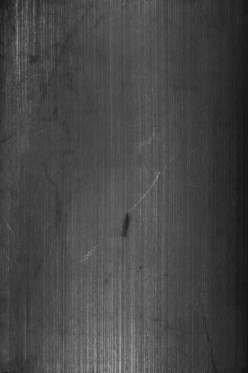
#> input picture data/sample/MT_Blowhole/exp1_num_108719.jpg, 248 x 373 px
$ python -i defect_localization.py   (imports and definitions only)
#> lines starting #> are read from the running program, lines starting #| are printed output that depends on the picture; after the words box and inside, x2 and y2 are one past the last pixel; in counts of white or black regions, pixels touching at a corner belong together
#> further down, picture is the input picture: shape (373, 248); min 17, max 172, mean 70.1
import cv2
import numpy as np

MIN_DEFECT_AREA = 25


def localize_defects(img_gray, min_area=MIN_DEFECT_AREA):
#> called with min_area = 25
    _, binary = cv2.threshold(img_gray, 0, 255, cv2.THRESH_BINARY_INV + cv2.THRESH_OTSU)
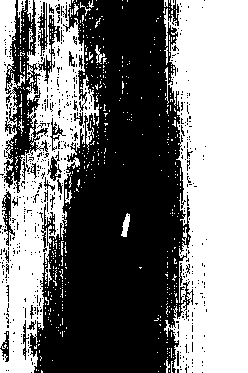
#> binary: shape (373, 248); 47.8% white; 580 white regions (559 under 20 px), largest, box (x1, y1, x2, y2) and area: (164, 0, 248, 373) 25455, (0, 0, 99, 373) 16438, (121, 213, 130, 237) 121

    kernel = cv2.getStructuringElement(cv2.MORPH_ELLIPSE, (3, 3))
    cleaned = cv2.morphologyEx(binary, cv2.MORPH_OPEN, kernel, iterations=1)
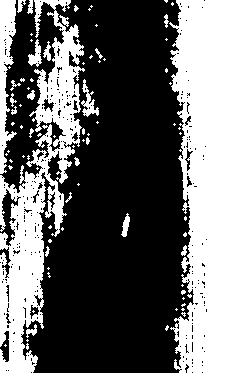
#> cleaned: shape (373, 248); 42.5% white; 83 white regions (59 under 20 px), largest, box (x1, y1, x2, y2) and area: (169, 0, 248, 373) 24464, (0, 0, 85, 373) 11552, (0, 0, 17, 174) 1568
    cleaned = cv2.morphologyEx(cleaned, cv2.MORPH_CLOSE, kernel, iterations=2)
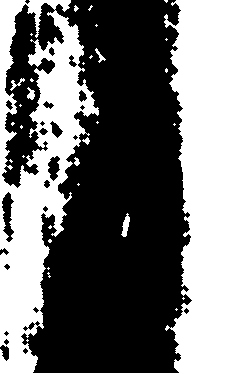
#> cleaned: shape (373, 248); 45.8% white; 33 white regions (24 under 20 px)

    contours, _ = cv2.findContours(cleaned, cv2.RETR_EXTERNAL, cv2.CHAIN_APPROX_SIMPLE)
#> contours = 24 contours, 18 with area under 20; largest, box (x1, y1, x2, y2) and area: (164, 0, 248, 373) 24960, (0, 0, 99, 373) 22042, (121, 213, 130, 237) 90, (95, 48, 106, 63) 34, (74, 157, 80, 166) 24, (82, 137, 90, 145) 22
    boxes = []
    for c in contours:
        area = cv2.contourArea(c)
        if area >= min_area:
            boxes.append(cv2.boundingRect(c))
#> this loop made 24 passes
#> area on passes 8, 10, 11, 17, 22, 24: 90, 24, 22.5, 34.5, 24959.5, 22041.5
#> after the loop, boxes = [(121, 213, 9, 24), (95, 48, 11, 15), (164, 0, 84, 373), (0, 0, 99, 373)]

    return cleaned, boxes


def draw_boxes(img_gray, boxes, color=255):
    vis = cv2.cvtColor(img_gray, cv2.COLOR_GRAY2BGR)
    for (x, y, w, h) in boxes:
        cv2.rectangle(vis, (x, y), (x + w, y + h), (0, 0, 255), 2)
    return vis


def boxes_to_mask(boxes, shape):
    mask = np.zeros(shape, dtype=np.uint8)
    for (x, y, w, h) in boxes:
        mask[y:y + h, x:x + w] = 255
    return mask


def iou(mask_a, mask_b):
    a = mask_a > 0
    b = mask_b > 0
    intersection = np.logical_and(a, b).sum()
    union = np.logical_or(a, b).sum()
    if union == 0:
        return 1.0 if intersection == 0 else 0.0
    return intersection / union

>>> import cv2
>>> picture = cv2.imread('../data/sample/MT_Blowhole/exp1_num_108719.jpg', cv2.IMREAD_GRAYSCALE)
>>> result = localize_defects(picture)

$ run again, on data/sample/MT_Blowhole/exp1_num_262480.jpg
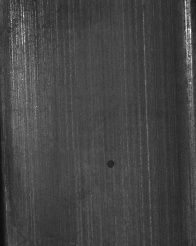
#> input picture data/sample/MT_Blowhole/exp1_num_262480.jpg, 196 x 246 px
#> picture is the input picture: shape (246, 196); min 13, max 255, mean 68.3
#> in localize_defects, `_, binary = cv2.threshold(img_gray, 0, 255, cv2.THRESH_BINARY_INV + cv..`:
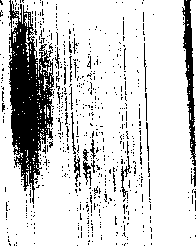
#> binary: shape (246, 196); 82.3% white; 640 black regions (619 under 20 px), largest, box (x1, y1, x2, y2) and area: (8, 0, 54, 204) 4798, (182, 0, 196, 166) 942, (83, 149, 92, 186) 130
#> in localize_defects, `cleaned = cv2.morphologyEx(cleaned, cv2.MORPH_CLOSE, kernel, iteration..`:
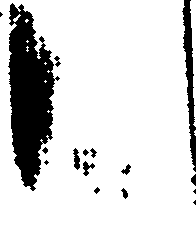
#> cleaned: shape (246, 196); 85% white; 16 black regions (4 under 20 px)
#> contours = 3 contours, 1 with area under 20; largest, box (x1, y1, x2, y2) and area: (0, 0, 196, 246) 46229, (190, 0, 196, 127) 307
#> the loop in localize_defects, `for c in contours:` made 3 passes
#> area on passes 2 to 3: 307, 46229
#> after the loop in localize_defects, `for c in contours:`: boxes = [(190, 0, 6, 127), (0, 0, 196, 246)]

$ run again, on data/sample/MT_Blowhole/exp1_num_265077.jpg
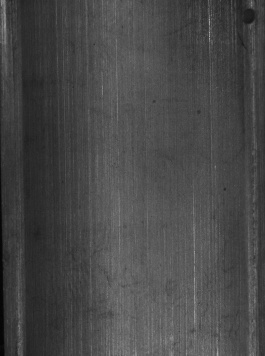
#> input picture data/sample/MT_Blowhole/exp1_num_265077.jpg, 265 x 356 px
#> picture is the input picture: shape (356, 265); min 4, max 168, mean 71.7
#> in localize_defects, `_, binary = cv2.threshold(img_gray, 0, 255, cv2.THRESH_BINARY_INV + cv..`:
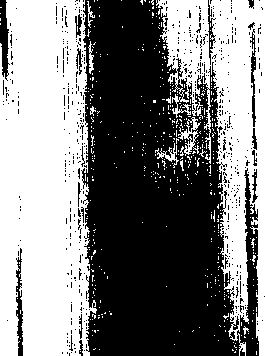
#> binary: shape (356, 265); 49.8% white; 486 white regions (475 under 20 px), largest, box (x1, y1, x2, y2) and area: (0, 0, 97, 356) 28850, (156, 0, 265, 356) 16252, (178, 117, 201, 156) 296
#> in localize_defects, `cleaned = cv2.morphologyEx(cleaned, cv2.MORPH_CLOSE, kernel, iteration..`:
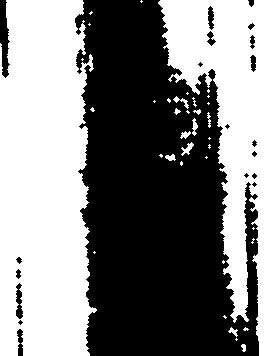
#> cleaned: shape (356, 265); 49.3% white; 37 white regions (25 under 20 px)
#> contours = 37 contours, 29 with area under 20; largest, box (x1, y1, x2, y2) and area: (0, 0, 97, 356) 29260, (158, 0, 265, 356) 16050, (181, 142, 194, 156) 56, (173, 96, 189, 109) 43, (192, 118, 198, 136) 42, (165, 154, 176, 161) 37, (180, 131, 191, 139) 37, (228, 327, 238, 337) 31
#> the loop in localize_defects, `for c in contours:` made 37 passes
#> area on passes 4, 12, 15, 17, 18, 28, 35, 37: 31, 37, 56, 37, 42, 43, 16050, 29259.5
#> after the loop in localize_defects, `for c in contours:`: boxes = [(228, 327, 10, 10), (165, 154, 11, 7), (181, 142, 13, 14), (180, 131, 11, 8), (192, 118, 6, 18), (173, 96, 16, 13), (158, 0, 107, 356), (0, 0, 97, 356)]
